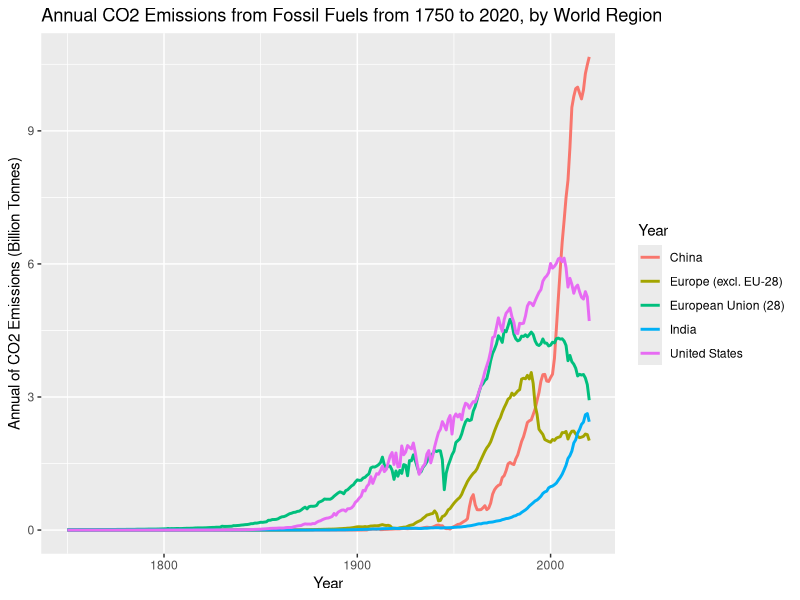
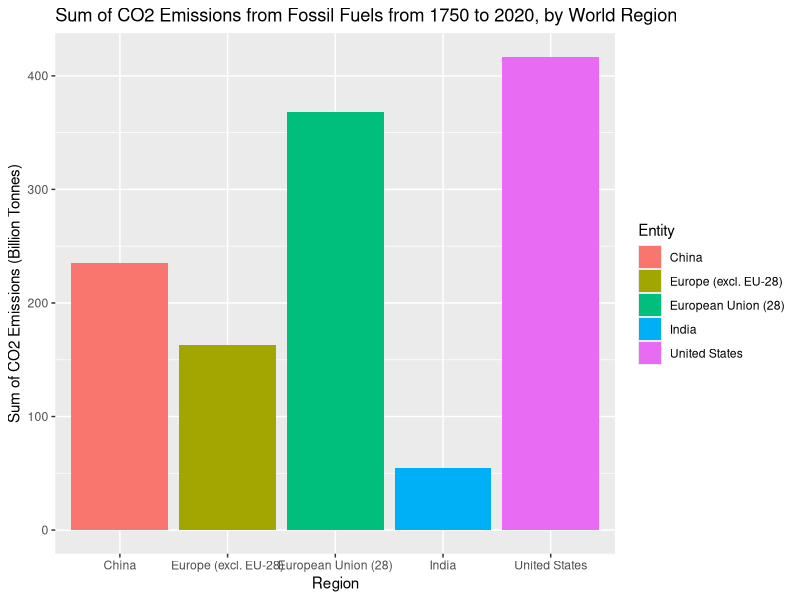
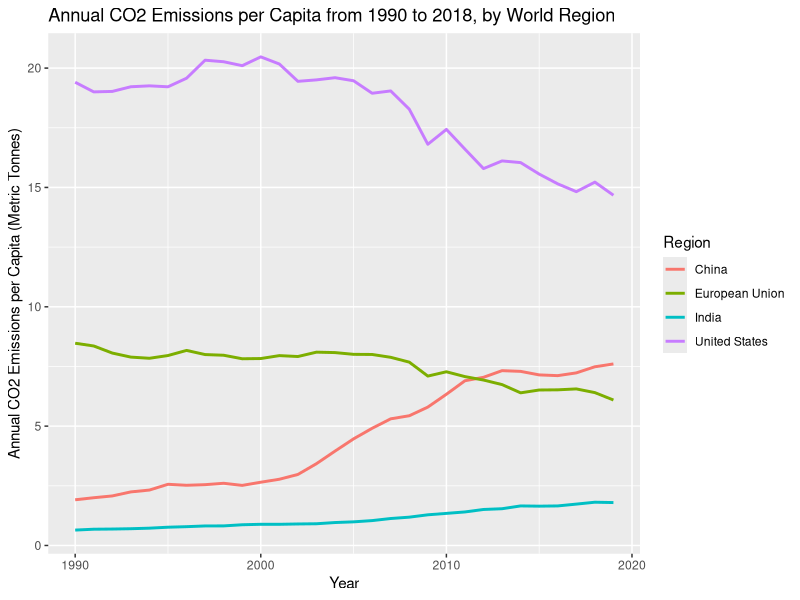
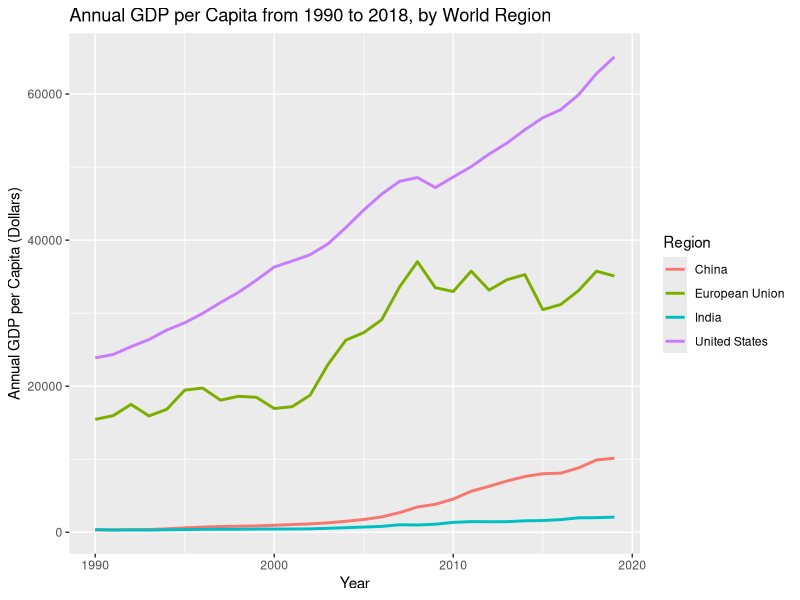
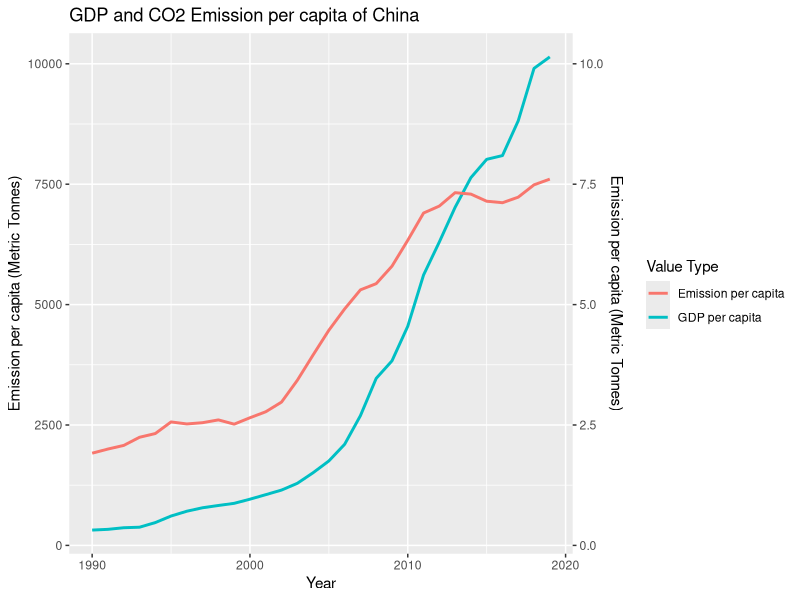
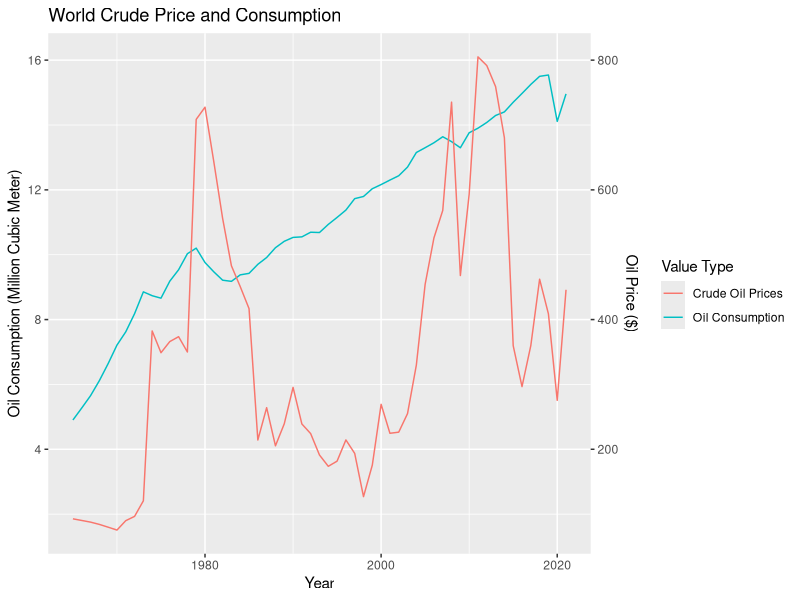

Write R code to recreate these figures, in order.
packages <- c("tidyverse", "reshape2", "fauxnaif", "gganimate", "ggthemes",
              "stringr", "gridExtra", "gifski", "png", "ggrepel")
lapply(packages, require, character.only = TRUE)

emission <- read.csv("annual-co-emissions-by-region.csv")
target <- c('China','Europe (excl. EU-28)','European Union (28)','India','United States' )
emission %>% 
  group_by(Entity,Year)%>%
  filter(all(Entity %in% target))%>%
  ggplot(aes(y=Annual.CO2.emissions..zero.filled./10^9,x=Year, color=Entity))+
  labs(x="Year", y = "Annual of CO2 Emissions (Billion Tonnes)", 
       color="Year",
       title="Annual CO2 Emissions from Fossil Fuels from 1750 to 2020, by World Region")+
  geom_line(size=1)

emission %>% 
  group_by(Entity)%>%
  filter(all(Entity %in% target))%>%
  summarize(sum_ems=sum(Annual.CO2.emissions..zero.filled.),na.rm=T)%>%
  ggplot(aes(y=sum_ems/10^9,x=Entity,fill=Entity))+
  labs(x="Region", y = "Sum of CO2 Emissions (Billion Tonnes)", 
       color="Year",
       title="Sum of CO2 Emissions from Fossil Fuels from 1750 to 2020, by World Region")+
  geom_bar(stat='identity')

per_capita_target <- c('China','European Union','India','United States' )

per_capita_emission <- read.csv("emission_per_capita.csv")
per_capita_GDP <- read.csv("GDP_per_capita.csv")

drop <- c('Indicator.Name','Country.Code','Indicator.Code')
ems_country_data <- per_capita_emission[,!(names(per_capita_emission) %in% drop)]
ems_country_data_melt <- melt(ems_country_data, id='Country.Name')
ems_country_data_melt <- select(ems_country_data_melt, c("Country.Name","variable","value"))
names(ems_country_data_melt)[names(ems_country_data_melt) == "variable"] <- "Year"
names(ems_country_data_melt)[names(ems_country_data_melt) == "value"] <- "Emission_per_Capita"
ems_country_data_melt$Year = substr(ems_country_data_melt$Year,2,5)
ems_country_data_melt$Year = strtoi(ems_country_data_melt$Year)

gdp_country_data <- per_capita_GDP[,!(names(per_capita_GDP) %in% drop)]
gdp_country_data_melt <- melt(gdp_country_data, id='Country.Name')
gdp_country_data_melt <- select(gdp_country_data_melt, c("Country.Name","variable","value"))
names(gdp_country_data_melt)[names(gdp_country_data_melt) == "variable"] <- "Year"
names(gdp_country_data_melt)[names(gdp_country_data_melt) == "value"] <- "GDP_per_Capita"
gdp_country_data_melt$Year = substr(gdp_country_data_melt$Year,2,5)
gdp_country_data_melt$Year = strtoi(gdp_country_data_melt$Year)


per_capita_all <- merge(x=gdp_country_data_melt,y=ems_country_data_melt,by=c("Year","Country.Name"))

per_capita_all %>% 
  group_by(Country.Name,Year)%>%filter(all(Country.Name %in% per_capita_target))->res

per_capita_all %>% 
  group_by(Country.Name,Year)%>%
  filter(all(Country.Name %in% per_capita_target))%>%
  drop_na()%>%
  ggplot(aes(x=Year))+
  geom_line(aes(y=Emission_per_Capita,color=Country.Name),size=1)+
  labs(x="Year", y = "Annual CO2 Emissions per Capita (Metric Tonnes)", 
       color="Region",
       title="Annual CO2 Emissions per Capita from 1990 to 2018, by World Region")

#GDP per capita
per_capita_all %>% 
  group_by(Country.Name,Year)%>%
  filter(all(Country.Name %in% per_capita_target))%>%
  drop_na()%>%
  ggplot(aes(x=Year))+
  geom_line(aes(y=GDP_per_Capita,color=Country.Name),size=1)+
  labs(x="Year", y = "Annual GDP per Capita (Dollars)", 
       color="Region",
       title="Annual GDP per Capita from 1990 to 2018, by World Region")

#Relationship between GDP and CO2 Emission
per_capita_all %>% 
  group_by(Country.Name,Year)%>%
  filter(all(Country.Name=="China"))%>%
  drop_na()%>%
  ggplot(aes(x=Year))+
  geom_line(aes(y=GDP_per_Capita,color="GDP per capita"),size=1)+
  geom_line(aes(y=Emission_per_Capita*1000,color="Emission per capita"),size=1)+scale_y_continuous(
    name = "Emission per capita (Metric Tonnes)",
    sec.axis = sec_axis(~ . / 1000,name="Emission per capita (Metric Tonnes)")
  ) + 
  labs(x="Year", y = "Annual GDP per Capita (Dollars)", 
       color="Value Type",
       title="GDP and CO2 Emission per capita of China")

#Oil Price and Consumption
oil_data <- read.csv("world-crude-oil-price-vs-oil-consumption.csv")
world_oil <- subset(oil_data,oil_data$Entity=='World')
coeff <- 2*10^-2
world_oil %>%
  drop_na()%>%
  ggplot(aes(x=Year))+
  geom_line(aes(y=Oil.Consumption...Barrels/10^6,color='Oil Consumption'))+
  geom_line(aes(y=Oil...Crude.prices.since.1861..2021...*coeff,color='Crude Oil Prices'))+
  scale_y_continuous(
    name = "Oil Consumption (Million Cubic Meter)",
    sec.axis = sec_axis(~ . / coeff,name="Oil Price ($)")
  ) + 
  labs(x="Year", 
       color="Value Type",
       title="World Crude Price and Consumption")
